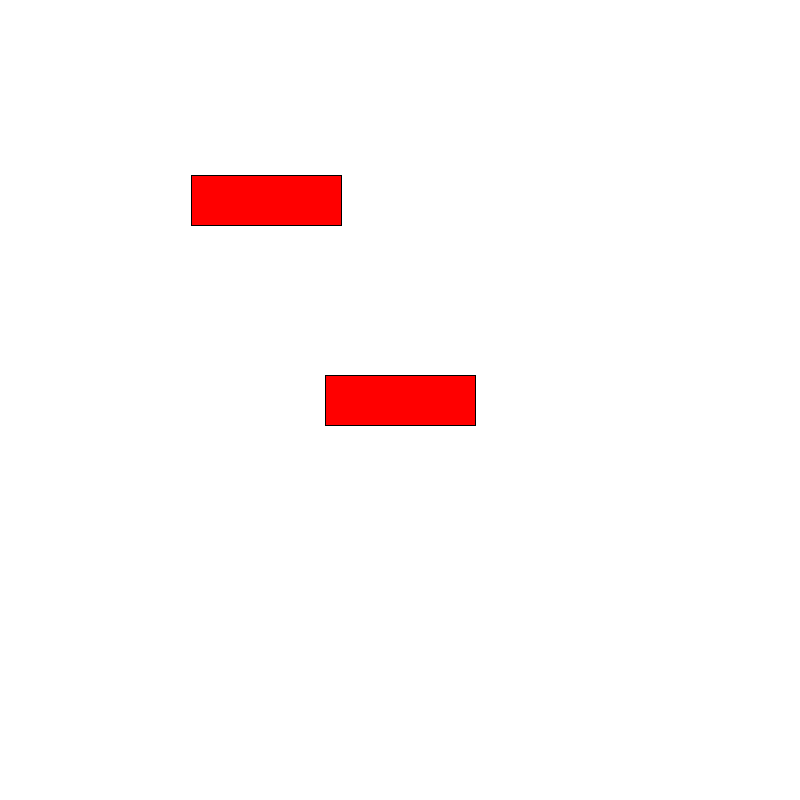
Frame 1 (no input)
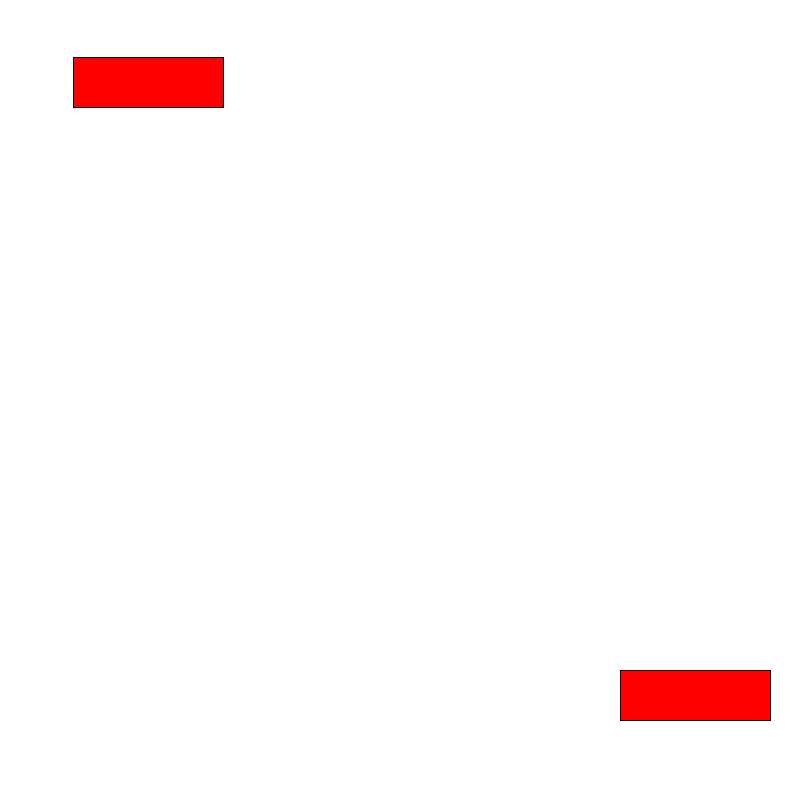
Frame 60 (the mouse pressed at the canvas centre just before this capture)
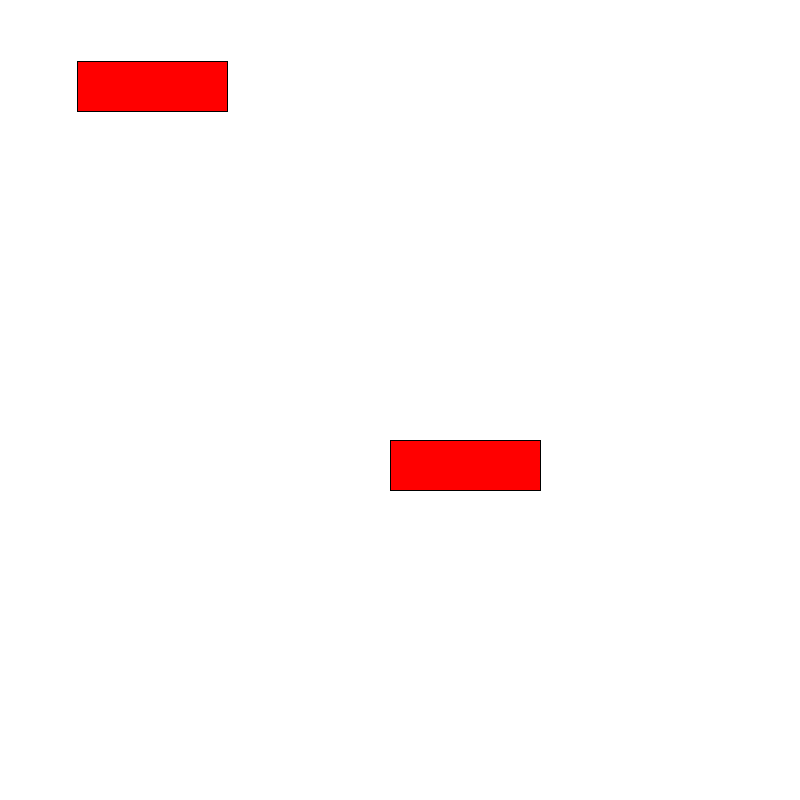
Frame 120 (the mouse held since frame 60 and released just before this capture)

The Processing sketch that drew these frames (run headless with seeded random() and noise(); from frame 60 on, the mouse is pressed at the canvas centre):

// Processing sketch: Objects_1
// ── Objects_1.pde
Car myCar;
Car myCar2;

void setup() {
  size(800, 800);
  smooth(4);
  background(255);
  ellipseMode(CENTER);
  frameRate(30);
  strokeWeight(1);  
  
// The constructor’s arguments are just temporary, and exist solely to pass
// a value from where the object is made into the object itself.
  myCar = new Car(width/2, height/2, 150, 50, 5);
  myCar2 = new Car(width/3, height/4, 150, 50, -2);
}

void draw()  {
  background(255);  
  
  myCar.display();
  myCar.move();  
  myCar.collide(myCar2);
  
  myCar2.display();
  myCar2.move();
  
}
// ── Car.pde
class Car {
  float x, y;
  float w, h;
  float speed;

  Car(float x, float y, float w, float h, float speed) {
    rectMode(CENTER);
    this.x = x;
    this.y = y;
    this.w = w;
    this.h = h;
    this.speed = speed;
  }

  void move() {
    x = x + speed;
    y = y + speed;

    if (x > width - w/2 || x < 0 + w/2) {
      speed = speed * -1;
    }
    if ( y > height - h/2 || y < 0 + h/2) {
      speed = speed * -1;
    }
  }

  void display() {
    fill(255, 0, 0);
    rect(x, y, w, h);
  }
  
  void collide(Car b)  {
    float difx = this.x - b.x;
    float dify = this.y - b.y;
    
    float distance = sqrt(sq(difx) + sq(dify));
    println(distance + " ");
  }
}
